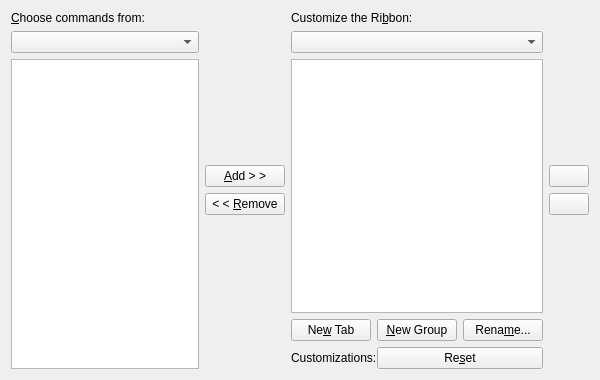
<?xml version="1.0" encoding="UTF-8"?>
<ui version="4.0">
 <class>RibbonBarCustomizePage</class>
 <widget class="QWidget" name="RibbonBarCustomizePage">
  <property name="geometry">
   <rect>
    <x>0</x>
    <y>0</y>
    <width>600</width>
    <height>380</height>
   </rect>
  </property>
  <property name="minimumSize">
   <size>
    <width>600</width>
    <height>380</height>
   </size>
  </property>
  <property name="windowTitle">
   <string>Customize Ribbon</string>
  </property>
  <property name="statusTip">
   <string>Customize the Ribbon</string>
  </property>
  <layout class="QHBoxLayout" name="horizontalLayout">
   <item>
    <layout class="QVBoxLayout" name="verticalLayout" stretch="0,0,0">
     <item>
      <widget class="QLabel" name="labelCommandsFrom">
       <property name="text">
        <string>&amp;Choose commands from:</string>
       </property>
       <property name="buddy">
        <cstring>comboBoxSourceCategory</cstring>
       </property>
      </widget>
     </item>
     <item>
      <widget class="QComboBox" name="comboBoxSourceCategory"/>
     </item>
     <item>
      <widget class="QTreeWidget" name="treeCommands">
       <property name="headerHidden">
        <bool>true</bool>
       </property>
       <column>
        <property name="text">
         <string notr="true">1</string>
        </property>
       </column>
      </widget>
     </item>
    </layout>
   </item>
   <item>
    <layout class="QVBoxLayout" name="verticalLayout_3" stretch="0,0,1,0">
     <item>
      <spacer name="verticalSpacer">
       <property name="orientation">
        <enum>Qt::Vertical</enum>
       </property>
       <property name="sizeHint" stdset="0">
        <size>
         <width>20</width>
         <height>40</height>
        </size>
       </property>
      </spacer>
     </item>
     <item>
      <widget class="QPushButton" name="addButton">
       <property name="sizePolicy">
        <sizepolicy hsizetype="Fixed" vsizetype="Fixed">
         <horstretch>0</horstretch>
         <verstretch>0</verstretch>
        </sizepolicy>
       </property>
       <property name="text">
        <string>&amp;Add &gt; &gt;</string>
       </property>
      </widget>
     </item>
     <item>
      <widget class="QPushButton" name="removeButton">
       <property name="sizePolicy">
        <sizepolicy hsizetype="Fixed" vsizetype="Fixed">
         <horstretch>0</horstretch>
         <verstretch>0</verstretch>
        </sizepolicy>
       </property>
       <property name="text">
        <string>&lt; &lt; &amp;Remove</string>
       </property>
      </widget>
     </item>
     <item>
      <spacer name="verticalSpacer_2">
       <property name="orientation">
        <enum>Qt::Vertical</enum>
       </property>
       <property name="sizeHint" stdset="0">
        <size>
         <width>20</width>
         <height>40</height>
        </size>
       </property>
      </spacer>
     </item>
    </layout>
   </item>
   <item>
    <layout class="QVBoxLayout" name="verticalLayout_2">
     <item>
      <widget class="QLabel" name="labelCustomizeRibbon">
       <property name="text">
        <string>Customize the Ri&amp;bbon:</string>
       </property>
       <property name="buddy">
        <cstring>treeRibbon</cstring>
       </property>
      </widget>
     </item>
     <item>
      <widget class="QComboBox" name="switchTabsBox"/>
     </item>
     <item>
      <widget class="QTreeWidget" name="treeRibbon">
       <attribute name="headerVisible">
        <bool>false</bool>
       </attribute>
       <attribute name="headerStretchLastSection">
        <bool>true</bool>
       </attribute>
       <column>
        <property name="text">
         <string notr="true">1</string>
        </property>
       </column>
      </widget>
     </item>
     <item>
      <layout class="QHBoxLayout" name="horizontalLayout_2">
       <property name="topMargin">
        <number>0</number>
       </property>
       <item>
        <widget class="QPushButton" name="newTabButton">
         <property name="text">
          <string>Ne&amp;w Tab</string>
         </property>
        </widget>
       </item>
       <item>
        <widget class="QPushButton" name="newGroupButton">
         <property name="text">
          <string>&amp;New Group</string>
         </property>
        </widget>
       </item>
       <item>
        <widget class="QPushButton" name="renameButton">
         <property name="text">
          <string>Rena&amp;me...</string>
         </property>
        </widget>
       </item>
      </layout>
     </item>
     <item>
      <layout class="QHBoxLayout" name="horizontalLayout_3" stretch="0,1">
       <property name="spacing">
        <number>0</number>
       </property>
       <property name="leftMargin">
        <number>0</number>
       </property>
       <property name="topMargin">
        <number>0</number>
       </property>
       <item>
        <widget class="QLabel" name="labelCustomizations">
         <property name="text">
          <string>Customizations:</string>
         </property>
        </widget>
       </item>
       <item>
        <widget class="QPushButton" name="resetButton">
         <property name="text">
          <string>Re&amp;set</string>
         </property>
        </widget>
       </item>
      </layout>
     </item>
    </layout>
   </item>
   <item>
    <layout class="QVBoxLayout" name="verticalLayout_4">
     <property name="leftMargin">
      <number>0</number>
     </property>
     <item>
      <spacer name="verticalSpacer_3">
       <property name="orientation">
        <enum>Qt::Vertical</enum>
       </property>
       <property name="sizeHint" stdset="0">
        <size>
         <width>20</width>
         <height>40</height>
        </size>
       </property>
      </spacer>
     </item>
     <item>
      <widget class="QPushButton" name="upButton">
       <property name="sizePolicy">
        <sizepolicy hsizetype="Fixed" vsizetype="Fixed">
         <horstretch>0</horstretch>
         <verstretch>0</verstretch>
        </sizepolicy>
       </property>
       <property name="minimumSize">
        <size>
         <width>0</width>
         <height>0</height>
        </size>
       </property>
       <property name="text">
        <string/>
       </property>
      </widget>
     </item>
     <item>
      <widget class="QPushButton" name="downButton">
       <property name="sizePolicy">
        <sizepolicy hsizetype="Fixed" vsizetype="Fixed">
         <horstretch>0</horstretch>
         <verstretch>0</verstretch>
        </sizepolicy>
       </property>
       <property name="minimumSize">
        <size>
         <width>0</width>
         <height>0</height>
        </size>
       </property>
       <property name="text">
        <string/>
       </property>
      </widget>
     </item>
     <item>
      <spacer name="verticalSpacer_4">
       <property name="orientation">
        <enum>Qt::Vertical</enum>
       </property>
       <property name="sizeHint" stdset="0">
        <size>
         <width>20</width>
         <height>40</height>
        </size>
       </property>
      </spacer>
     </item>
    </layout>
   </item>
  </layout>
 </widget>
 <resources/>
 <connections/>
</ui>
